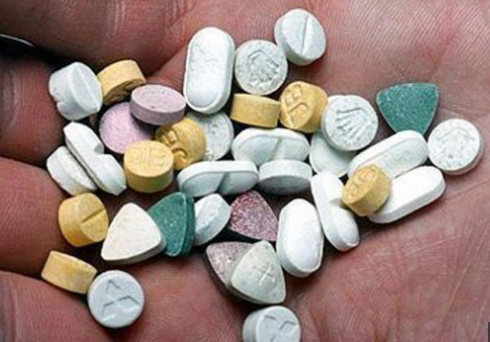
#> input picture 1- Image-Processing/Week9/images/01.PNG, 490 x 342 px, found by its file name; the run also reads 2 pictures not shown here
$ python histogram.py
#> lines starting #> are read from the running program, lines starting #| are printed output that depends on the picture
import numpy as np
import cv2
import matplotlib.pyplot as plt


# [13 lines of commented-out code are left out]

img1 = cv2.imread("./images/01.png",0)
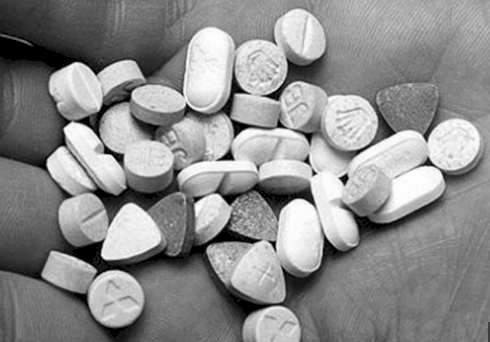
#> img1: shape (342, 490); min 0, max 255, mean 140.9
img2 = cv2.imread("./images/02.png",0)
img3 = cv2.imread("./images/03.png",0)

hist_eq_1= cv2.equalizeHist(img1)
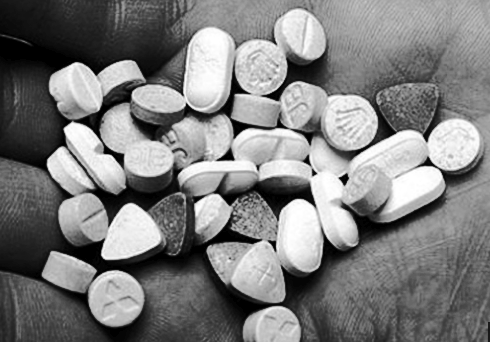
#> hist_eq_1: shape (342, 490); min 0, max 255, mean 125.5
hist_eq_2= cv2.equalizeHist(img2)
hist_eq_3= cv2.equalizeHist(img3)


hstacked1 = np.hstack((img1,hist_eq_1))
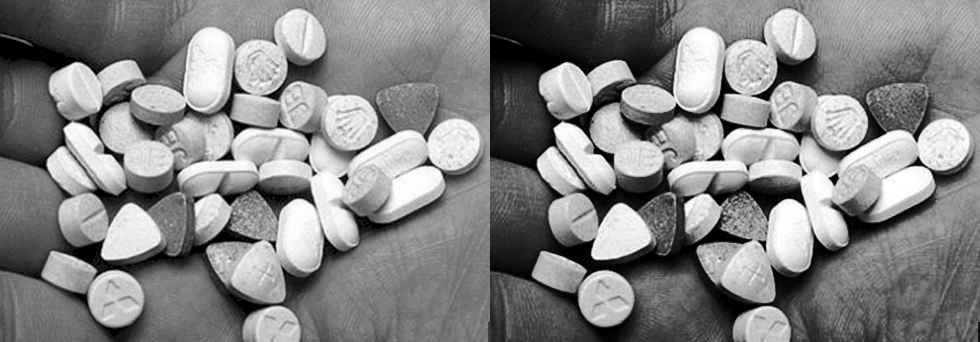
#> hstacked1: shape (342, 980); min 0, max 255, mean 133.2
hstacked2 = np.hstack((img2,hist_eq_1))
hstacked3 = np.hstack((img3,hist_eq_3))


vstacked = np.vstack((hstacked1,hstacked2,hstacked3))
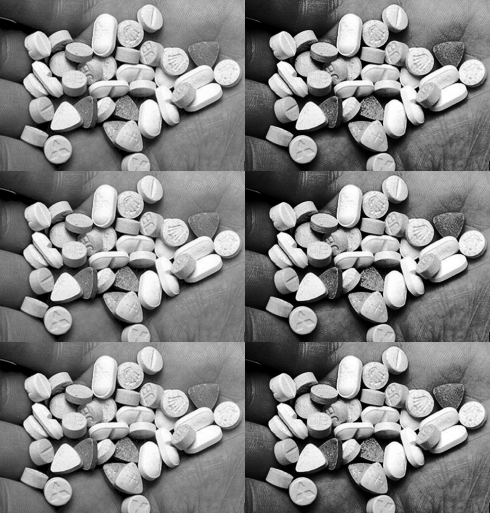
#> vstacked: shape (1026, 980) (shown at 1/2 size); min 0, max 255, mean 133.2

plt.imshow(vstacked,cmap="gray");
plt.show()
